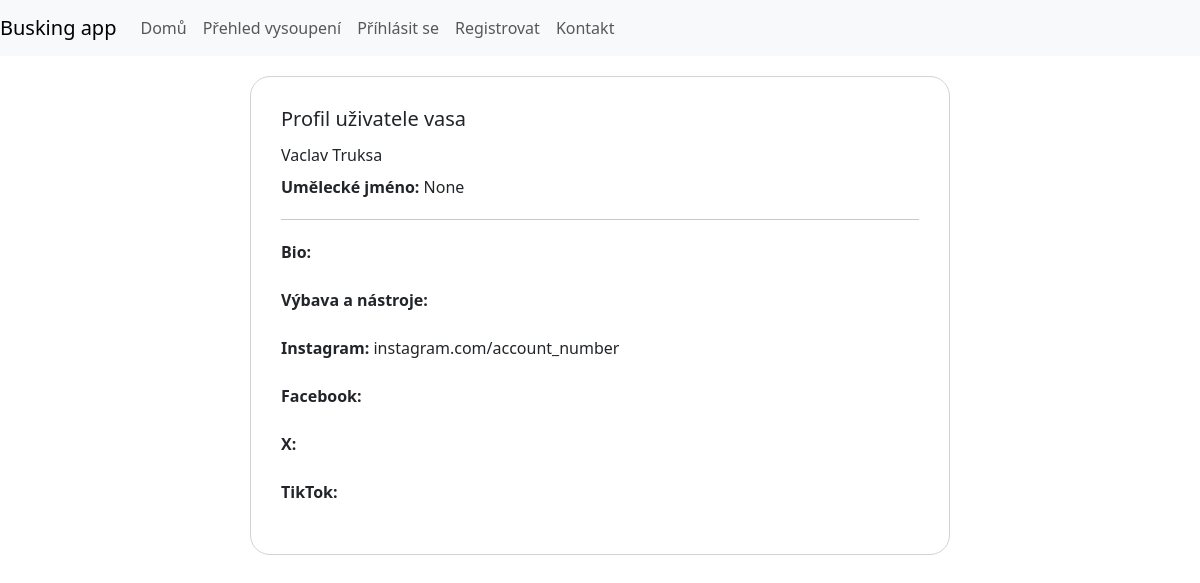
Page /artist/5 on the earlier database version.
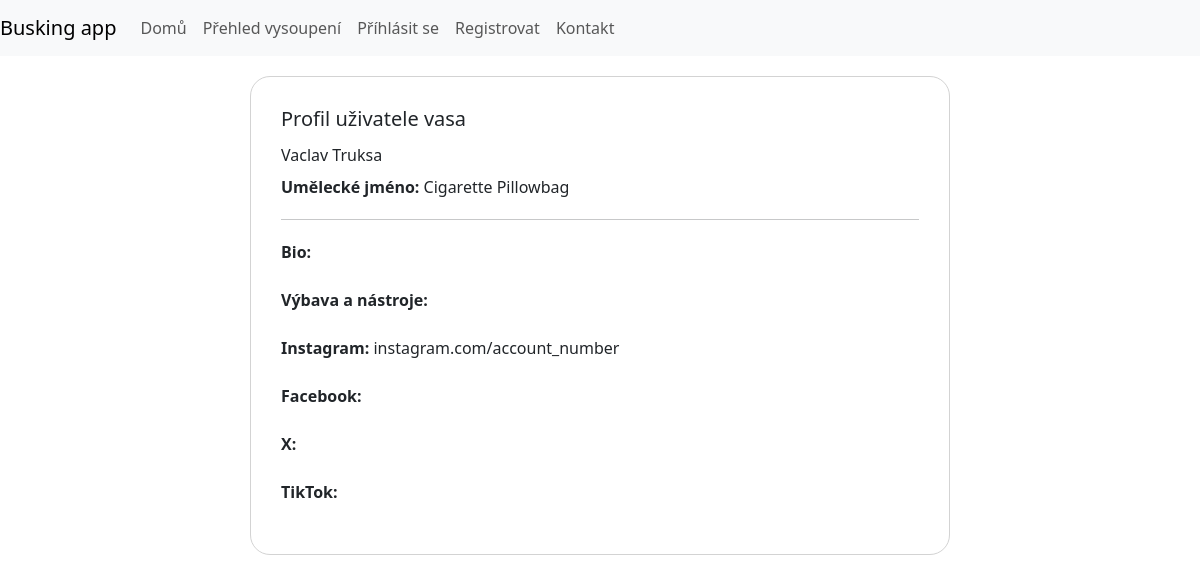
Same page on the later database version.
### main/models.py (models this page shows, shortened)
class UserProfile(models.Model):
    user = models.OneToOneField(to=User, on_delete=models.CASCADE)
    art_name = models.CharField(max_length=128, null=True)
    gear = models.TextField(null=True)
    bio = models.TextField(null=True)
    link_ig = models.CharField(max_length=128, null=True)
    link_fb = models.CharField(max_length=128, null=True)
    link_x = models.CharField(max_length=128, null=True)
    link_tt = models.CharField(max_length=128, null=True)
    id_number = models.TextField(null=False, default=-1)

### show/views.py (the view)
# urls.py: path("artist/<int:pk>", artistView, name="artist"),
def artistView(request, pk):
    try:
        a = User.objects.get(id=pk)
        profile = UserProfile.objects.get(user=a)
        fb = Feedback.objects.filter(show__artist = a)
    except:
        messages.error(request, "We couldn't find the requested user")
        return redirect('home')
    context = {
        'artist':a,
        'profile':profile,
        'feedback':fb
    }
    return render(request, 'artist_view.html', context)

### templates/artist_view.html (shortened to what this page needs)
{% include '_base.html' %}
{% block content %}
<div class="container">
    <div id="artist-card">
        <h5>Profil uživatele {{artist.username}}</h5>
        {{artist.first_name}} {{artist.last_name}}<br>
        <b>Umělecké jméno: </b>{{profile.art_name}}
        <hr>
        <p><b>Bio: </b> {{profile.bio}}</p>
        <p><b>Výbava a nástroje: </b> {{profile.gear}}</p>
        <p><b>Instagram: </b> {{profile.link_ig}}</p>
        <p><b>Facebook: </b> {{profile.link_fb}}</p>
        <p><b>X: </b> {{profile.link_x}}</p>
        <p><b>TikTok: </b> {{profile.link_tt}}</p>
    </div><br><br>
</div>
{% endblock %}

Differences in the rows shown:
changed UserProfile "instagram.com/account_number": art_name "None" → "Cigarette Pillowbag"
